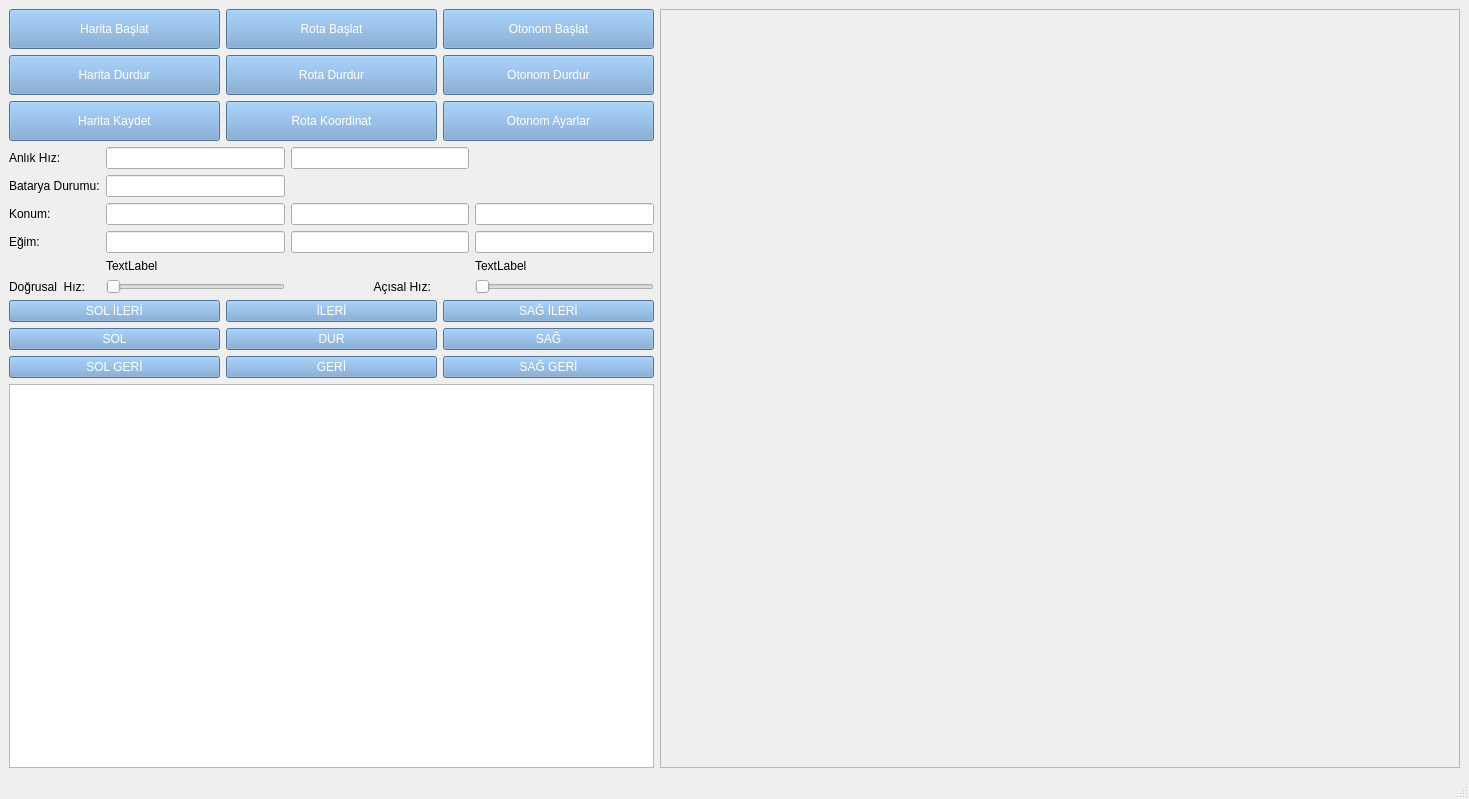
<?xml version="1.0" encoding="UTF-8"?>
<ui version="4.0">
 <class>MainWindow</class>
 <widget class="QMainWindow" name="MainWindow">
  <property name="geometry">
   <rect>
    <x>0</x>
    <y>0</y>
    <width>1469</width>
    <height>799</height>
   </rect>
  </property>
  <property name="windowTitle">
   <string>Kavurlar-Agv</string>
  </property>
  <property name="windowIcon">
   <iconset resource="kavurlar_logo.qrc">
    <normaloff>:/icons/icons/kavurlar_logo.png</normaloff>:/icons/icons/kavurlar_logo.png</iconset>
  </property>
  <widget class="QWidget" name="centralwidget">
   <layout class="QGridLayout" name="gridLayout_4">
    <item row="6" column="0">
     <widget class="QLabel" name="label">
      <property name="text">
       <string>Doğrusal  Hız:</string>
      </property>
     </widget>
    </item>
    <item row="4" column="2">
     <widget class="QLineEdit" name="slopeY"/>
    </item>
    <item row="0" column="4" rowspan="9">
     <widget class="QFrame" name="frame">
      <property name="minimumSize">
       <size>
        <width>800</width>
        <height>700</height>
       </size>
      </property>
      <property name="frameShape">
       <enum>QFrame::StyledPanel</enum>
      </property>
      <property name="frameShadow">
       <enum>QFrame::Raised</enum>
      </property>
     </widget>
    </item>
    <item row="5" column="1">
     <widget class="QLabel" name="label_3">
      <property name="text">
       <string>TextLabel</string>
      </property>
     </widget>
    </item>
    <item row="0" column="0" colspan="4">
     <layout class="QGridLayout" name="gridLayout">
      <item row="0" column="0">
       <widget class="QPushButton" name="startMappingButton">
        <property name="minimumSize">
         <size>
          <width>0</width>
          <height>40</height>
         </size>
        </property>
        <property name="baseSize">
         <size>
          <width>30</width>
          <height>100</height>
         </size>
        </property>
        <property name="styleSheet">
         <string notr="true">color: rgb(255, 255, 255);
background-color: rgb(114, 159, 207);</string>
        </property>
        <property name="text">
         <string>Harita Başlat</string>
        </property>
       </widget>
      </item>
      <item row="0" column="1">
       <widget class="QPushButton" name="startRouteButton">
        <property name="minimumSize">
         <size>
          <width>0</width>
          <height>40</height>
         </size>
        </property>
        <property name="styleSheet">
         <string notr="true">color: rgb(255, 255, 255);
background-color: rgb(114, 159, 207);</string>
        </property>
        <property name="text">
         <string>Rota Başlat</string>
        </property>
       </widget>
      </item>
      <item row="0" column="2">
       <widget class="QPushButton" name="startAutonomousButton">
        <property name="minimumSize">
         <size>
          <width>0</width>
          <height>40</height>
         </size>
        </property>
        <property name="styleSheet">
         <string notr="true">color: rgb(255, 255, 255);
background-color: rgb(114, 159, 207);</string>
        </property>
        <property name="text">
         <string>Otonom Başlat</string>
        </property>
       </widget>
      </item>
      <item row="1" column="0">
       <widget class="QPushButton" name="stopMappingButton">
        <property name="minimumSize">
         <size>
          <width>0</width>
          <height>40</height>
         </size>
        </property>
        <property name="styleSheet">
         <string notr="true">color: rgb(255, 255, 255);
background-color: rgb(114, 159, 207);</string>
        </property>
        <property name="text">
         <string>Harita Durdur</string>
        </property>
       </widget>
      </item>
      <item row="1" column="1">
       <widget class="QPushButton" name="stopRouteButton">
        <property name="minimumSize">
         <size>
          <width>0</width>
          <height>40</height>
         </size>
        </property>
        <property name="styleSheet">
         <string notr="true">color: rgb(255, 255, 255);
background-color: rgb(114, 159, 207);</string>
        </property>
        <property name="text">
         <string>Rota Durdur</string>
        </property>
       </widget>
      </item>
      <item row="1" column="2">
       <widget class="QPushButton" name="StopAutonomoustButton">
        <property name="minimumSize">
         <size>
          <width>0</width>
          <height>40</height>
         </size>
        </property>
        <property name="styleSheet">
         <string notr="true">color: rgb(255, 255, 255);
background-color: rgb(114, 159, 207);</string>
        </property>
        <property name="text">
         <string>Otonom Durdur</string>
        </property>
       </widget>
      </item>
      <item row="2" column="0">
       <widget class="QPushButton" name="saveMappingButton">
        <property name="minimumSize">
         <size>
          <width>0</width>
          <height>40</height>
         </size>
        </property>
        <property name="styleSheet">
         <string notr="true">color: rgb(255, 255, 255);
background-color: rgb(114, 159, 207);</string>
        </property>
        <property name="text">
         <string>Harita Kaydet</string>
        </property>
       </widget>
      </item>
      <item row="2" column="1">
       <widget class="QPushButton" name="routeCoordinateButton">
        <property name="minimumSize">
         <size>
          <width>0</width>
          <height>40</height>
         </size>
        </property>
        <property name="styleSheet">
         <string notr="true">color: rgb(255, 255, 255);
background-color: rgb(114, 159, 207);</string>
        </property>
        <property name="text">
         <string>Rota Koordinat</string>
        </property>
       </widget>
      </item>
      <item row="2" column="2">
       <widget class="QPushButton" name="autonomousSettingsButton">
        <property name="minimumSize">
         <size>
          <width>0</width>
          <height>40</height>
         </size>
        </property>
        <property name="styleSheet">
         <string notr="true">color: rgb(255, 255, 255);
background-color: rgb(114, 159, 207);</string>
        </property>
        <property name="text">
         <string>Otonom Ayarlar</string>
        </property>
       </widget>
      </item>
     </layout>
    </item>
    <item row="1" column="1">
     <widget class="QLineEdit" name="instantaneousVelocityX"/>
    </item>
    <item row="7" column="0" colspan="4">
     <layout class="QGridLayout" name="gridLayout_3">
      <item row="0" column="0" colspan="2">
       <layout class="QGridLayout" name="gridLayout_2">
        <item row="0" column="0">
         <widget class="QPushButton" name="leftForwardButton">
          <property name="styleSheet">
           <string notr="true">color: rgb(255, 255, 255);
background-color: rgb(114, 159, 207);</string>
          </property>
          <property name="text">
           <string>SOL İLERİ</string>
          </property>
         </widget>
        </item>
        <item row="0" column="1">
         <widget class="QPushButton" name="forwardButton">
          <property name="styleSheet">
           <string notr="true">color: rgb(255, 255, 255);
background-color: rgb(114, 159, 207);</string>
          </property>
          <property name="text">
           <string>İLERİ</string>
          </property>
         </widget>
        </item>
        <item row="0" column="2">
         <widget class="QPushButton" name="rightForwardButton">
          <property name="styleSheet">
           <string notr="true">color: rgb(255, 255, 255);
background-color: rgb(114, 159, 207);</string>
          </property>
          <property name="text">
           <string>SAĞ İLERİ</string>
          </property>
         </widget>
        </item>
        <item row="1" column="0">
         <widget class="QPushButton" name="leftButton">
          <property name="styleSheet">
           <string notr="true">color: rgb(255, 255, 255);
background-color: rgb(114, 159, 207);</string>
          </property>
          <property name="text">
           <string>SOL</string>
          </property>
         </widget>
        </item>
        <item row="1" column="1">
         <widget class="QPushButton" name="StopButton">
          <property name="styleSheet">
           <string notr="true">color: rgb(255, 255, 255);
background-color: rgb(114, 159, 207);</string>
          </property>
          <property name="text">
           <string>DUR</string>
          </property>
         </widget>
        </item>
        <item row="1" column="2">
         <widget class="QPushButton" name="rightButton">
          <property name="styleSheet">
           <string notr="true">color: rgb(255, 255, 255);
background-color: rgb(114, 159, 207);</string>
          </property>
          <property name="text">
           <string>SAĞ</string>
          </property>
         </widget>
        </item>
        <item row="2" column="0">
         <widget class="QPushButton" name="leftBackwardButton">
          <property name="styleSheet">
           <string notr="true">color: rgb(255, 255, 255);
background-color: rgb(114, 159, 207);</string>
          </property>
          <property name="text">
           <string>SOL GERİ</string>
          </property>
         </widget>
        </item>
        <item row="2" column="1">
         <widget class="QPushButton" name="backwardButton">
          <property name="styleSheet">
           <string notr="true">color: rgb(255, 255, 255);
background-color: rgb(114, 159, 207);</string>
          </property>
          <property name="text">
           <string>GERİ</string>
          </property>
         </widget>
        </item>
        <item row="2" column="2">
         <widget class="QPushButton" name="rightBackwardButton">
          <property name="styleSheet">
           <string notr="true">color: rgb(255, 255, 255);
background-color: rgb(114, 159, 207);</string>
          </property>
          <property name="text">
           <string>SAĞ GERİ</string>
          </property>
         </widget>
        </item>
       </layout>
      </item>
     </layout>
    </item>
    <item row="3" column="0">
     <widget class="QLabel" name="position">
      <property name="text">
       <string>Konum:</string>
      </property>
     </widget>
    </item>
    <item row="3" column="1">
     <widget class="QLineEdit" name="positionX">
      <property name="text">
       <string/>
      </property>
     </widget>
    </item>
    <item row="5" column="3">
     <widget class="QLabel" name="label_4">
      <property name="text">
       <string>TextLabel</string>
      </property>
     </widget>
    </item>
    <item row="8" column="0" colspan="4">
     <widget class="QTextEdit" name="textEdit"/>
    </item>
    <item row="1" column="0">
     <widget class="QLabel" name="instantaneousVelocityLabel">
      <property name="text">
       <string>Anlık Hız:</string>
      </property>
     </widget>
    </item>
    <item row="2" column="0">
     <widget class="QLabel" name="statusBatteryLabel">
      <property name="text">
       <string>Batarya Durumu:</string>
      </property>
     </widget>
    </item>
    <item row="4" column="1">
     <widget class="QLineEdit" name="slopeX"/>
    </item>
    <item row="3" column="3">
     <widget class="QLineEdit" name="positionZ"/>
    </item>
    <item row="4" column="0">
     <widget class="QLabel" name="slopeLabel">
      <property name="text">
       <string>Eğim:</string>
      </property>
     </widget>
    </item>
    <item row="4" column="3">
     <widget class="QLineEdit" name="slopeZ"/>
    </item>
    <item row="2" column="1">
     <widget class="QLineEdit" name="statusBattery"/>
    </item>
    <item row="6" column="2">
     <widget class="QLabel" name="label_2">
      <property name="text">
       <string>                         Açısal Hız:</string>
      </property>
     </widget>
    </item>
    <item row="3" column="2">
     <widget class="QLineEdit" name="positionY">
      <property name="text">
       <string/>
      </property>
     </widget>
    </item>
    <item row="6" column="3">
     <widget class="QSlider" name="horizontalSlider_2">
      <property name="orientation">
       <enum>Qt::Horizontal</enum>
      </property>
     </widget>
    </item>
    <item row="1" column="2">
     <widget class="QLineEdit" name="instantaneousVelocityY"/>
    </item>
    <item row="6" column="1">
     <widget class="QSlider" name="horizontalSlider">
      <property name="orientation">
       <enum>Qt::Horizontal</enum>
      </property>
     </widget>
    </item>
   </layout>
  </widget>
  <widget class="QMenuBar" name="menubar">
   <property name="geometry">
    <rect>
     <x>0</x>
     <y>0</y>
     <width>1469</width>
     <height>22</height>
    </rect>
   </property>
  </widget>
  <widget class="QStatusBar" name="statusbar"/>
 </widget>
 <resources>
  <include location="kavurlar_logo.qrc"/>
 </resources>
 <connections>
  <connection>
   <sender>horizontalSlider</sender>
   <signal>valueChanged(int)</signal>
   <receiver>MainWindow</receiver>
   <slot>slotLinear(int)</slot>
   <hints>
    <hint type="sourcelabel">
     <x>206</x>
     <y>329</y>
    </hint>
    <hint type="destinationlabel">
     <x>33</x>
     <y>296</y>
    </hint>
   </hints>
  </connection>
  <connection>
   <sender>horizontalSlider_2</sender>
   <signal>valueChanged(int)</signal>
   <receiver>MainWindow</receiver>
   <slot>slotLinear(int)</slot>
   <hints>
    <hint type="sourcelabel">
     <x>511</x>
     <y>323</y>
    </hint>
    <hint type="destinationlabel">
     <x>452</x>
     <y>303</y>
    </hint>
   </hints>
  </connection>
 </connections>
 <slots>
  <slot>slotLinear(int)</slot>
  <slot>slotAngular(int)</slot>
 </slots>
</ui>
